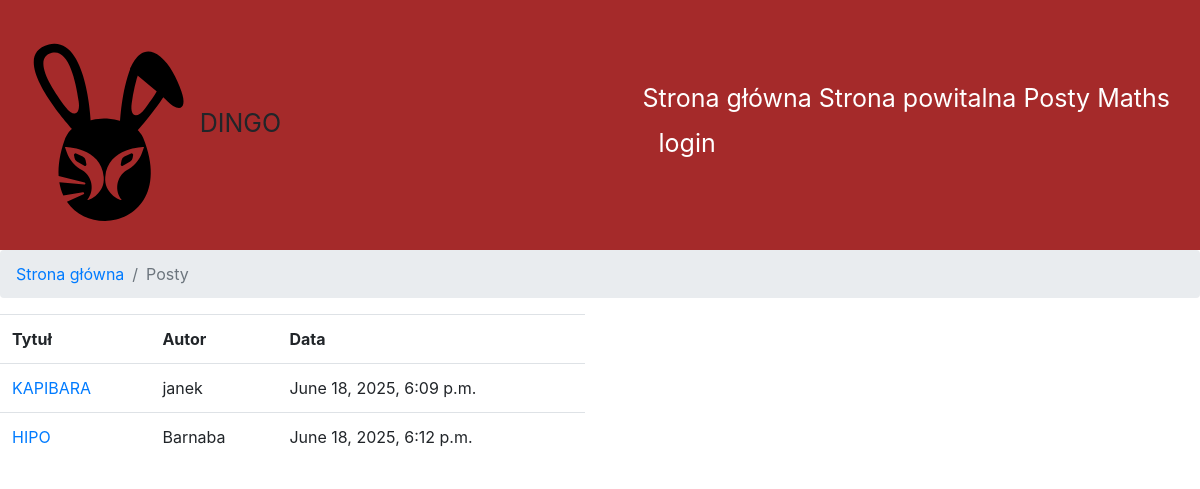
/posts/, run on the app's committed database.
### posts/models.py (models this page shows, shortened)
class Post(models.Model):
    title = models.CharField(max_length=255)
    content = models.TextField()
    created = models.DateTimeField(auto_now_add=True)
    modified = models.DateTimeField(auto_now=True)
    author = models.ForeignKey(Author, on_delete=models.CASCADE)
    image = models.ImageField(upload_to='photos/%Y/%m/%d')
    tags = models.ManyToManyField("posts.Tag")

class Author(models.Model):
    nick = models.CharField(max_length=50)
    email = models.EmailField(unique=True)

### posts/views.py (the view)
# urls.py: path('', post_list, name="list"),
def post_list(request):
    posts = Post.objects.all()
    if request.method == 'POST':
        form = PostForm(data=request.POST, files=request.FILES)
        if form.is_valid():
            form.save()
            return redirect('post_list')
    else:
        form = PostForm()
    return render(request, 'posts/post_list.html', {'posts': posts, 'form': form})

### templates/posts/post_list.html (shortened to what this page needs)
{% extends "../main.html" %}
{% load bootstrap4 %}
{% block content %}
   <nav aria-label="breadcrumb">
       <ol class="breadcrumb">
           <li class="breadcrumb-item"><a href="{% url 'home' %}">Strona główna</a></li>
           <li class="breadcrumb-item active" aria-current="page">Posty</li>
       </ol>
   </nav>
   <div class="row">
       <div class="col-6">
           <table class="table">
               <tr>
                   <th>Tytuł</th>
                   <th>Autor</th>
                   <th>Data</th>
               </tr>
               {% for p in posts %}
                   <tr>
                       <td><a href="{% url "posts:details" p.id %}">{{ p.title }}</a></td>
                       <td>{{ p.author.nick }}</td>
                       <td>{{ p.created }}</td>
                   </tr>
               {% endfor %}
           </table>
       </div>
   </div>
{% endblock %}

### data on the page
Post: title "KAPIBARA", author.nick "janek", created "June 18, 2025, 6:09 p.m."
Post: title "HIPO", author.nick "Barnaba", created "June 18, 2025, 6:12 p.m."
